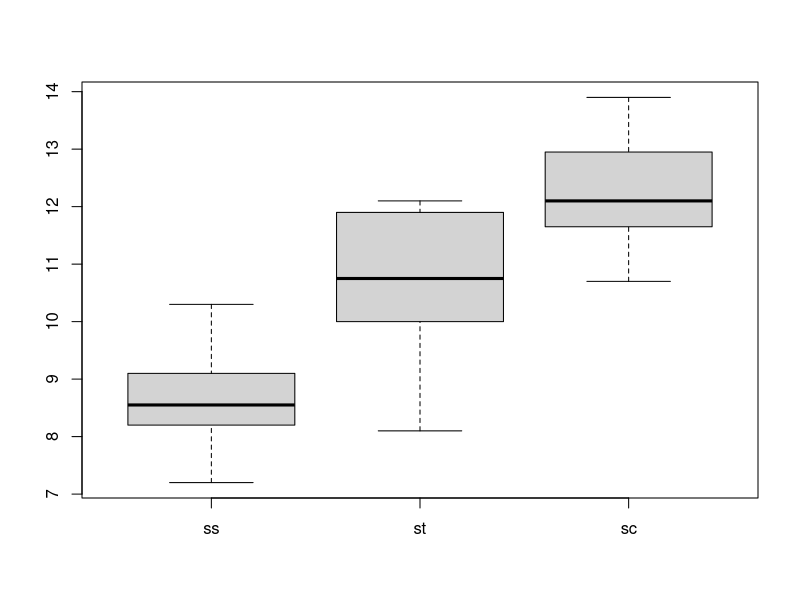
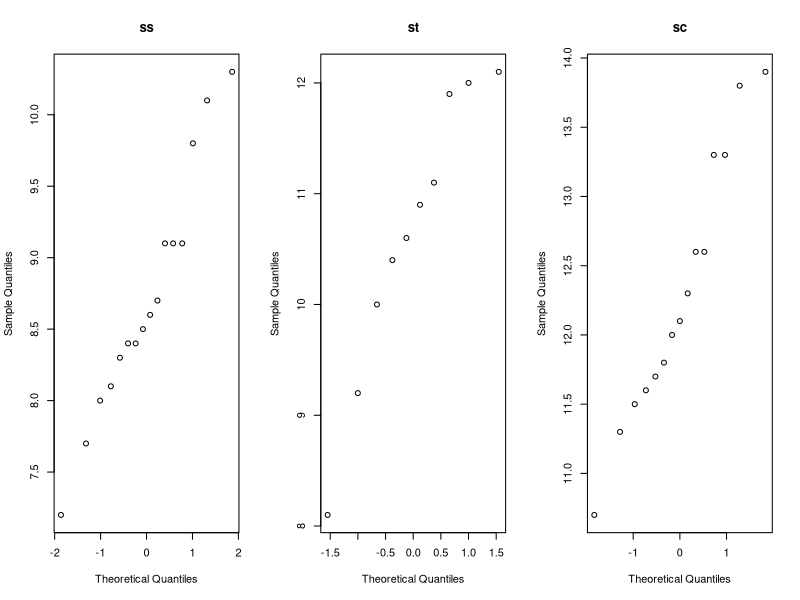
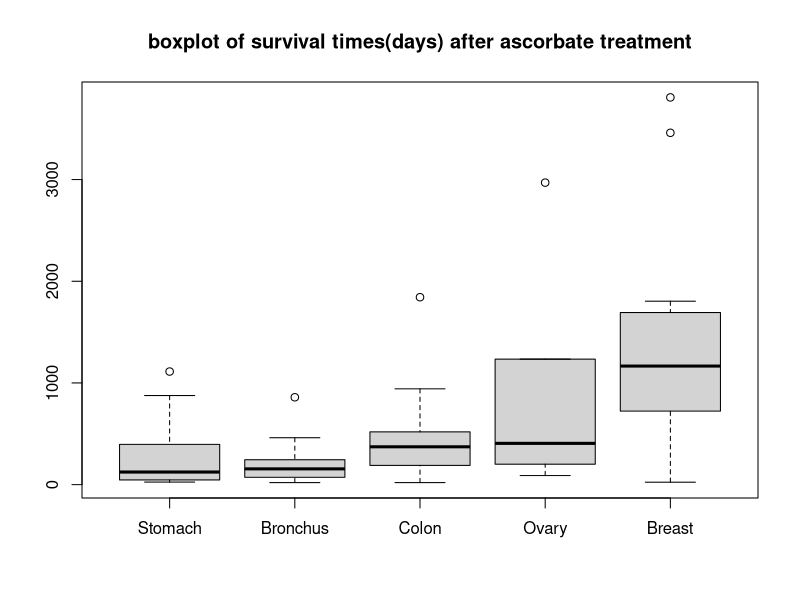
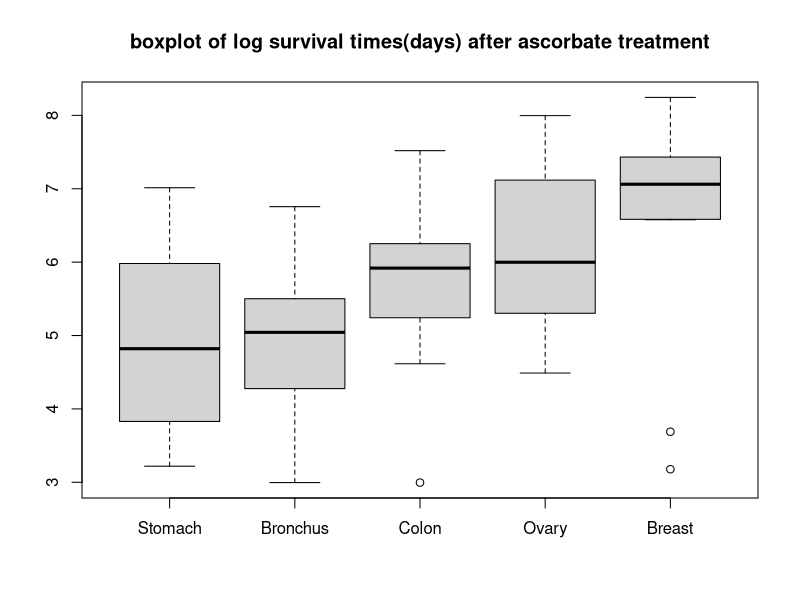
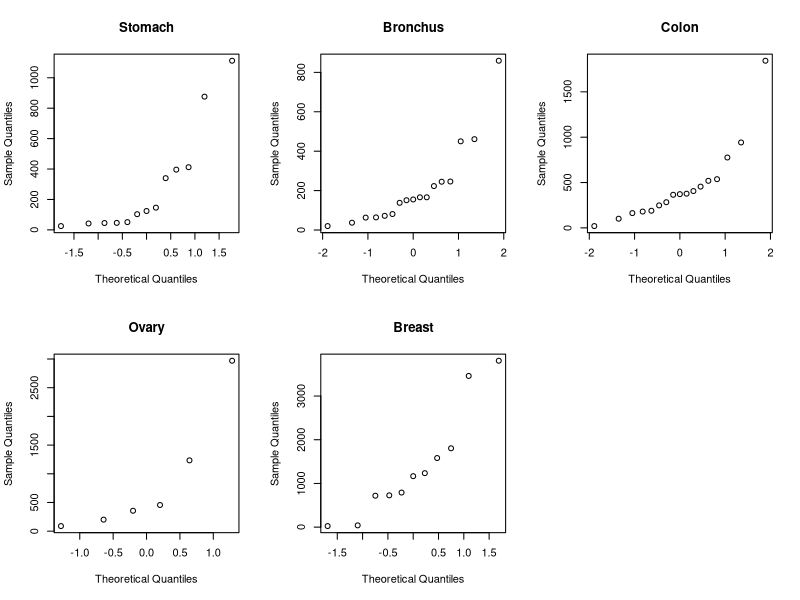
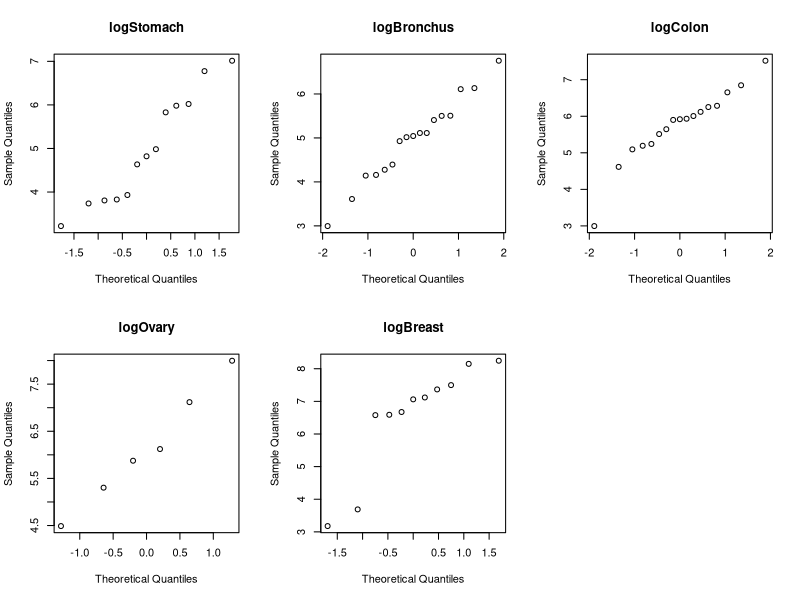

R code for these plots, in order:
# Q1 data:
# different types of rat feeds
mu1=83.5
mu2=92.3
mu3=88.6
mu4=99.4
s1=16.9
s2=14.6
s3=14.2
s4=14.1
grand.mean = 35*(83.5+92.3+88.6+99.4)/140
ssb=35*(83.5-grand.mean)^2+35*(92.3-grand.mean)^2+35*(88.6-grand.mean)^2+35*(99.4-grand.mean)^2
ssb.ms = ssb/3
ssw = 34*(s1^2 + s2^2 + s3^2 + s4^2)
ssw.ms = ssw/136
Fstat = ssb.ms/ssw.ms
P.value = 1 - pf(Fstat, df1=3, df2= 136)

# Q2 data:
# hemoglobin levels for 3 types of sickle cell disease
ss = c(7.2, 7.7, 8.0, 8.1, 8.3, 8.4, 8.4, 8.5, 8.6, 8.7, 9.1, 9.1, 9.1, 9.8, 10.1, 10.3)
st = c(8.1, 9.2, 10.0, 10.4, 10.6, 10.9, 11.1, 11.9, 12.0, 12.1)
sc = c(10.7, 11.3, 11.5, 11.6, 11.7, 11.8, 12.0, 12.1, 12.3, 12.6, 12.6, 13.3, 13.3, 13.8, 13.9)
# Q2 1:
sd(ss)
sd(st)
sd(sc)
par(mfrow=c(1,1))
boxplot(ss,st,sc,names=c("ss","st","sc"))
par(mfrow=c(1,3))
qqnorm(ss, main="ss")
qqnorm(st, main="st")
qqnorm(sc, main="sc")
# Q2 2:
alpha = 0.05
grand.mean = (length(ss)*mean(ss) + length(st)*mean(st) + length(sc)*mean(sc))/(length(ss)
                                                                                +length(st)
                                                                                +length(sc))
ssb = length(ss)*(mean(ss)-grand.mean)^2 + length(st)*(mean(st)-grand.mean)^2 +
  length(sc)*(mean(sc)-grand.mean)^2
ssb.ms = ssb/2
ssw = (length(ss)-1)*(sd(ss)^2)+(length(st)-1)*(sd(st)^2)+(length(sc)-1)*(sd(sc)^2)
ssw.ms = ssw/(41-3)
Fstat = ssb.ms/ssw.ms
P.value = 1 - pf(Fstat, df1=2,df2=38)

# Q3 data:
# survival days of 5 different cancer types after ascorbate treatment
x1=c(124,42,25,45,412,51,1112,46,103,876,146,340,396)
x2=c(81,461,20,450,246,166,63,64,155,859,151,166,37,223,138,72,245)
x3=c(248,377,189,1843,180,537,519,455,406,365,942,776,372,163,101,20,283)
x4=c(1234,89,201,356,2970,456)
x5=c(1235,24,1581,1166,40,727,3808,791,1804,3460,719)
y1<-log(x1)
y2<-log(x2)
y3<-log(x3)
y4<-log(x4)
y5<-log(x5)
par(mfrow=c(1,1))
boxplot(x1,x2,x3,x4,x5, main="boxplot of survival times(days) after ascorbate treatment",
        names=c("Stomach","Bronchus","Colon","Ovary","Breast"))
boxplot(y1,y2,y3,y4,y5, main="boxplot of log survival times(days) after ascorbate treatment",
        names=c("Stomach","Bronchus","Colon","Ovary","Breast"))
sd(x1)
sd(x2)
sd(x3)
sd(x4)
sd(x5)

sd(y1)
sd(y2)
sd(y3)
sd(y4)
sd(y5)

par(mfrow=c(2,3))
qqnorm(x1, main="Stomach")
qqnorm(x2, main="Bronchus")
qqnorm(x3, main="Colon")
qqnorm(x4, main="Ovary")
qqnorm(x5, main="Breast")

par(mfrow=c(2,3))
qqnorm(y1, main="logStomach")
qqnorm(y2, main="logBronchus")
qqnorm(y3, main="logColon")
qqnorm(y4, main="logOvary")
qqnorm(y5, main="logBreast")

n1=length(y1)
n2=length(y2)
n3=length(y3)
n4=length(y4)
n5=length(y5)
N=n1+n2+n3+n4+n5
grand.mean = (n1*(mean(y1))+n2*(mean(y2))+n3*(mean(y3))+n4*(mean(y4))+n5*(mean(y5)))/N
ssb = n1*(mean(y1)-grand.mean)^2+n2*(mean(y2)-grand.mean)^2+n3*(mean(y3)-grand.mean)^2+
  n4*(mean(y4)-grand.mean)^2+n5*(mean(y5)-grand.mean)^2
ssb.ms = ssb/4
ssw = (n1-1)*var(y1) + (n2-1)*var(y2) + (n3-1)*var(y3) + (n4-1)*var(y4) + (n5-1)*var(y5)
ssw.ms = ssw/(N-5)
Fstat = ssb.ms/ssw.ms
P.value = 1 - pf(Fstat, df1=4, df2=N-5)
